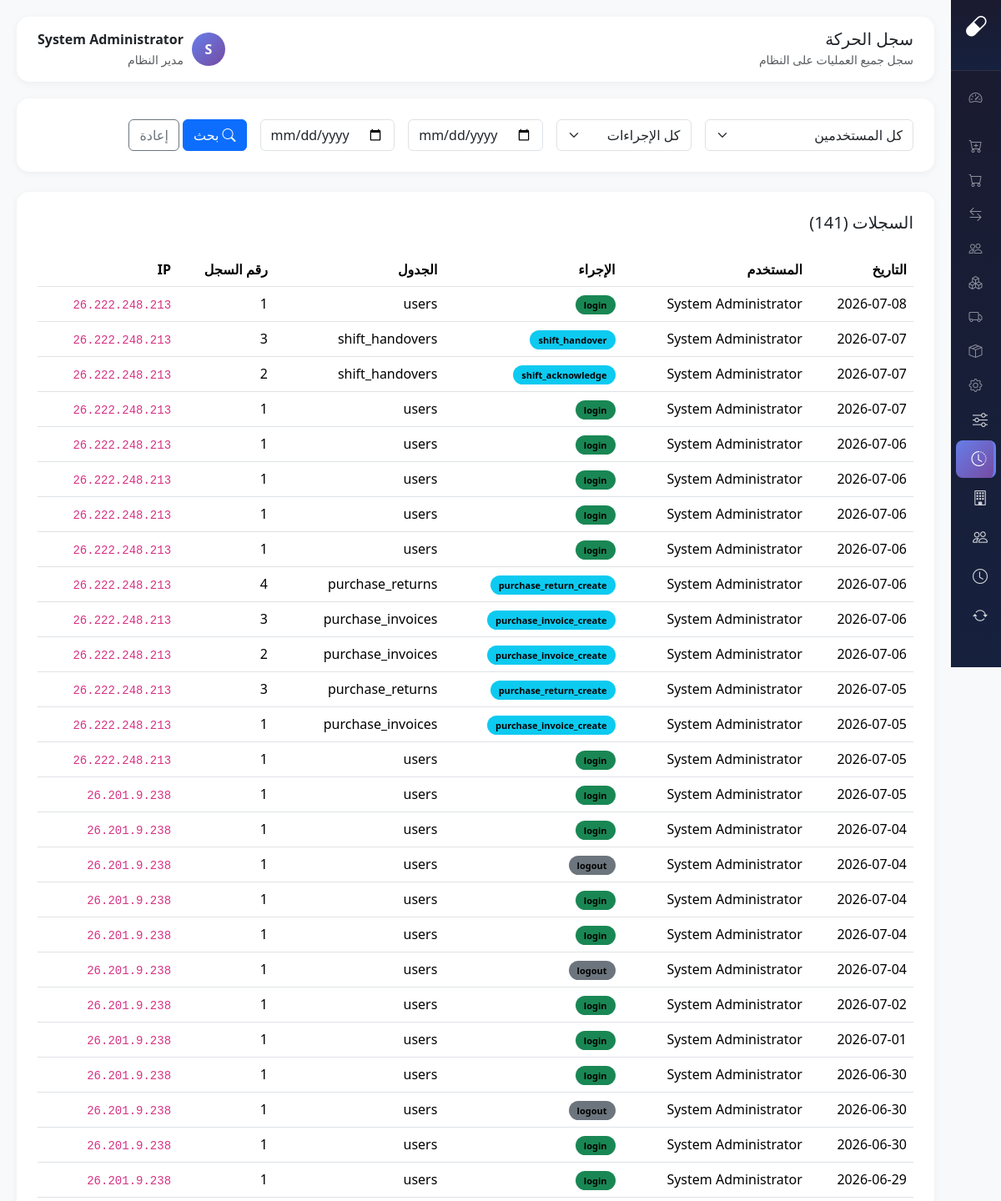
/modules/customer-requests/activity-log.php (signed in, upper part), run on an earlier commit of the app's database.
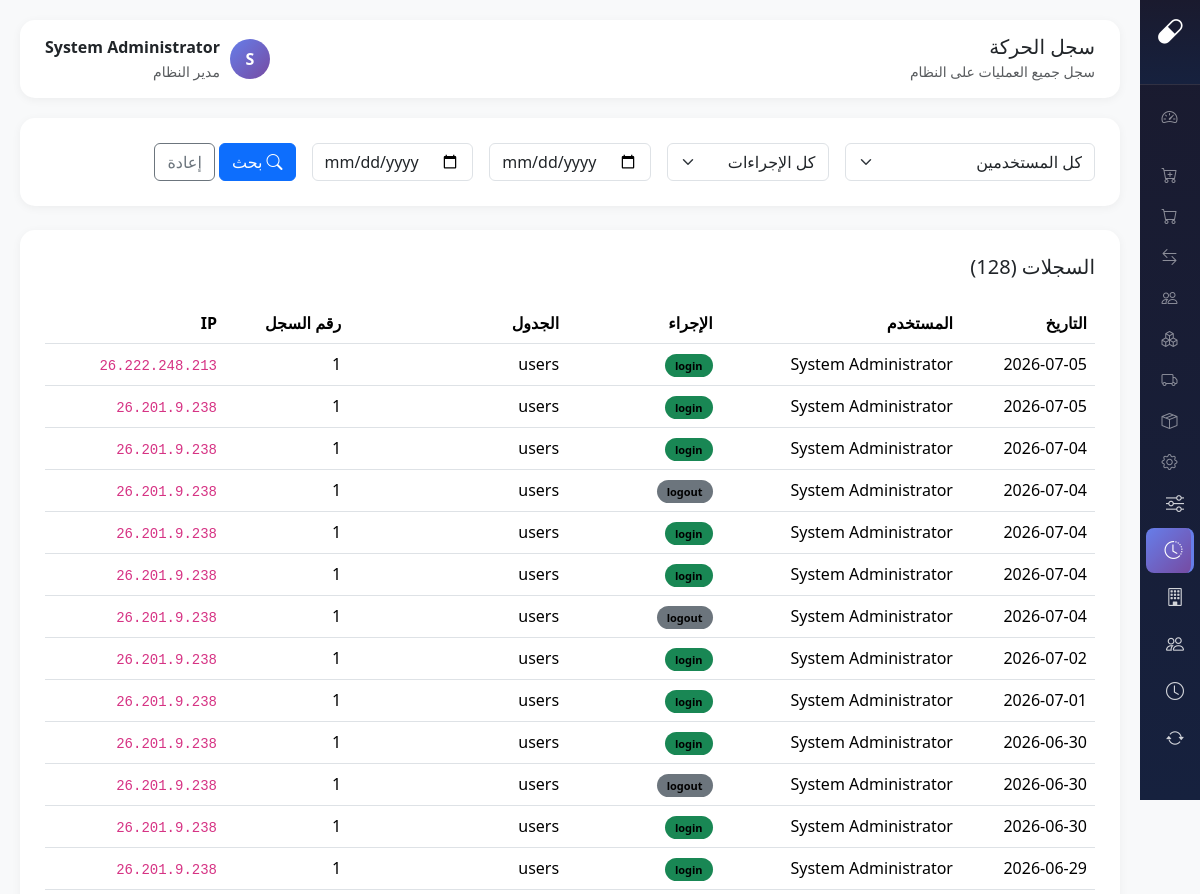
And on a later commit of the database.
### tables this page shows
CREATE TABLE `activity_logs` (
  `id` int(11) NOT NULL,
  `user_id` int(11) DEFAULT NULL,
  `user_name` varchar(100) DEFAULT NULL,
  `action` varchar(50) NOT NULL,
  `table_name` varchar(50) DEFAULT NULL,
  `record_id` int(11) DEFAULT NULL,
  `old_value` text DEFAULT NULL,
  `new_value` text DEFAULT NULL,
  `ip_address` varchar(50) DEFAULT NULL,
  `created_at` timestamp NOT NULL DEFAULT current_timestamp()
);

CREATE TABLE `users` (
  `id` int(11) NOT NULL,
  `username` varchar(50) NOT NULL,
  `password` varchar(255) NOT NULL,
  `full_name` varchar(100) NOT NULL,
  `role` enum('admin','pharmacist','purchaser','cashier') DEFAULT 'pharmacist',
  `branch_code` varchar(20) DEFAULT NULL,
  `phone` varchar(20) DEFAULT NULL,
  `is_active` tinyint(1) DEFAULT 1,
  `last_login` datetime DEFAULT NULL,
  `created_at` timestamp NOT NULL DEFAULT current_timestamp(),
  `updated_at` timestamp NOT NULL DEFAULT current_timestamp() ON UPDATE current_timestamp()
);

### core/config.php (called while the page is built, shortened)
<?php
function timeAgo($datetime) {
    $time = strtotime($datetime);
    $now = time();
    $diff = $now - $time;
    return date('Y-m-d', $time);
}

### modules/customer-requests/activity-log.php (the view, shortened to what this page needs)
<?php
require_once __DIR__ . '/../../core/config.php';
$db = getDB();
$date_from = $_GET['date_from'] ?? '';
$date_to = $_GET['date_to'] ?? '';
$sql = "SELECT al.*, u.full_name as user_name
        FROM activity_logs al
        LEFT JOIN users u ON al.user_id = u.id
        WHERE 1=1";
$params = [];
$sql .= " ORDER BY al.created_at DESC LIMIT 500";
$stmt = $db->prepare($sql);
$stmt->execute($params);
$logs = $stmt->fetchAll();
$page_title = 'سجل الحركة';
?>
<!DOCTYPE html>
<html lang="ar" dir="rtl">
<head>
    <link href="https://cdn.jsdelivr.net/npm/bootstrap@5.3.2/dist/css/bootstrap.rtl.min.css" rel="stylesheet">
    <link href="https://cdn.jsdelivr.net/npm/bootstrap-icons@1.11.1/font/bootstrap-icons.css" rel="stylesheet">
</head>
<body>
 <?php require_once __DIR__ . '/../../includes/sidebar.php'; ?>
    <div class="main-content">
        <div class="topbar">
            <div><h5 class="mb-0"><?= $page_title ?></h5><small class="text-muted">سجل جميع العمليات على النظام</small></div>
            <div class="d-flex align-items-center">
                <div class="user-avatar" style="width:40px;height:40px;border-radius:50%;background:linear-gradient(135deg, var(--primary), var(--secondary));color:white;display:flex;align-items:center;justify-content:center;font-weight:700;margin-left:10px;"><?= mb_substr($_SESSION['user_name'], 0, 1) ?></div>
                <div><div class="fw-bold"><?= $_SESSION['user_name'] ?></div><small class="text-muted"><?= $_SESSION['user_role'] === 'admin' ? 'مدير النظام' : 'صيدلي' ?></small></div>
            </div>
        </div>
        <div class="content-card mb-4">
            <form method="GET" class="row g-3">
                <div class="col-md-3">
                    <select class="form-select" name="user">
                        <option value="">كل المستخدمين</option>
                    </select>
                </div>
                <div class="col-md-2">
                    <select class="form-select" name="action">
                        <option value="">كل الإجراءات</option>
                    </select>
                </div>
                <div class="col-md-2">
                    <input type="date" class="form-control" name="date_from" value="<?= $date_from ?>" placeholder="من">
                </div>
                <div class="col-md-2">
                    <input type="date" class="form-control" name="date_to" value="<?= $date_to ?>" placeholder="إلى">
                </div>
                <div class="col-md-3">
                    <button type="submit" class="btn btn-primary"><i class="bi bi-search me-1"></i>بحث</button>
                    <a href="activity-log.php" class="btn btn-outline-secondary">إعادة</a>
                </div>
            </form>
        </div>
        <div class="content-card">
            <h5 class="mb-4">السجلات (<?= count($logs) ?>)</h5>
            <div class="table-responsive">
                <table class="table table-hover">
                    <thead>
                        <tr>
                            <th>التاريخ</th>
                            <th>المستخدم</th>
                            <th>الإجراء</th>
                            <th>الجدول</th>
                            <th>رقم السجل</th>
                            <th>IP</th>
                        </tr>
                    </thead>
                    <tbody>
                        <?php foreach ($logs as $log): ?>
                        <tr class="log-row">
                            <td><?= timeAgo($log['created_at']) ?></td>
                            <td><?= $log['user_name'] ?? 'System' ?></td>
                            <td>
                                <span class="action-badge bg-<?=
                                    $log['action'] === 'login' ? 'success' :
                                    ($log['action'] === 'logout' ? 'secondary' :
                                    ($log['action'] === 'create' ? 'primary' :
                                    ($log['action'] === 'update' ? 'warning' :
                                    ($log['action'] === 'delete' ? 'danger' : 'info')))) ?>">
                                    <?= $log['action'] ?>
                                </span>
                            </td>
                            <td><?= $log['table_name'] ?? '-' ?></td>
                            <td><?= $log['record_id'] ?? '-' ?></td>
                            <td><code><?= $log['ip_address'] ?></code></td>
                        </tr>
                        <?php endforeach; ?>
                    </tbody>
                </table>
            </div>
        </div>
    </div>
</body>
</html>

What changed in the data, as far as the page shows it:
removed activity_logs: created_at "2026-07-08", user.full_name "System Administrator", action "login", table_name "users", record "1", ip_address "26.222.248.213"
removed activity_logs: created_at "2026-07-07", user.full_name "System Administrator", action "shift_handover", table_name "shift_handovers", record "3", ip_address "26.222.248.213"
removed activity_logs: created_at "2026-07-07", user.full_name "System Administrator", action "shift_acknowledge", table_name "shift_handovers", record "2", ip_address "26.222.248.213"
removed activity_logs: created_at "2026-07-07", user.full_name "System Administrator", action "login", table_name "users", record "1", ip_address "26.222.248.213"
removed activity_logs: created_at "2026-07-06", user.full_name "System Administrator", action "login", table_name "users", record "1", ip_address "26.222.248.213"
removed activity_logs: created_at "2026-07-06", user.full_name "System Administrator", action "login", table_name "users", record "1", ip_address "26.222.248.213"
removed activity_logs: created_at "2026-07-06", user.full_name "System Administrator", action "login", table_name "users", record "1", ip_address "26.222.248.213"
removed activity_logs: created_at "2026-07-06", user.full_name "System Administrator", action "login", table_name "users", record "1", ip_address "26.222.248.213"
removed activity_logs: created_at "2026-07-06", user.full_name "System Administrator", action "purchase_return_create", table_name "purchase_returns", record "4", ip_address "26.222.248.213"
removed activity_logs: created_at "2026-07-06", user.full_name "System Administrator", action "purchase_invoice_create", table_name "purchase_invoices", record "3", ip_address "26.222.248.213"
removed activity_logs: created_at "2026-07-06", user.full_name "System Administrator", action "purchase_invoice_create", table_name "purchase_invoices", record "2", ip_address "26.222.248.213"
removed activity_logs: created_at "2026-07-05", user.full_name "System Administrator", action "purchase_return_create", table_name "purchase_returns", record "3", ip_address "26.222.248.213"
removed activity_logs: created_at "2026-07-05", user.full_name "System Administrator", action "purchase_invoice_create", table_name "purchase_invoices", record "1", ip_address "26.222.248.213"
Also different on the page:
count($logs): "141" → "128"
